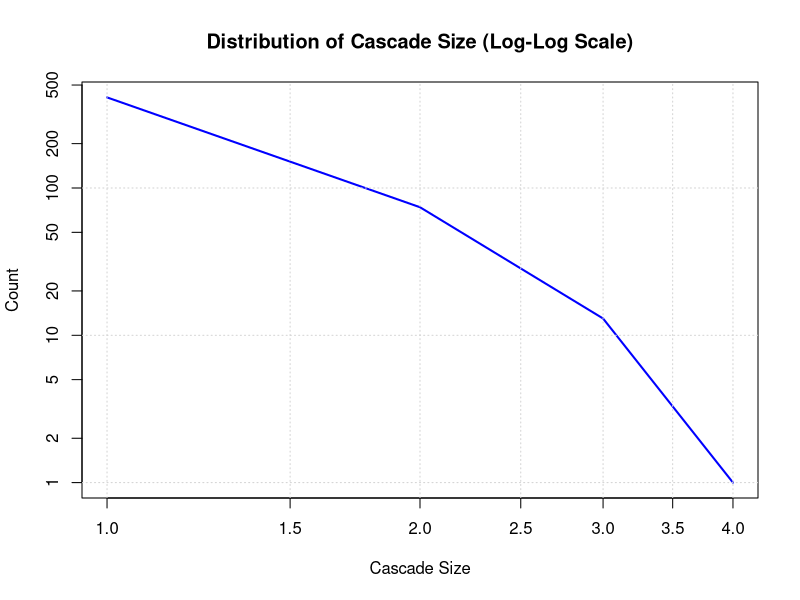

R code for this plot:
library(igraph)

# ICM simulation function
icm_simulation <- function(graph, seed_node, activation_prob) {
  V(graph)$active <- 0
  V(graph)[seed_node]$active <- 1
  newly_active <- seed_node
  
  while (length(newly_active) > 0) {
    next_active <- c()
    for (node in newly_active) {
      inactive_neighbors <- neighbors(graph, node)[V(graph)[neighbors(graph, node)]$active == 0]
      for (neighbor in inactive_neighbors) {
        if (runif(1) <= activation_prob) {
          V(graph)[neighbor]$active <- 1
          next_active <- c(next_active, neighbor)
        }
      }
    }
    newly_active <- unique(next_active)
  }
  return(sum(V(graph)$active))  # Cascade size
}

# Parameters
ring <- make_ring(100)           # Larger graph for more variability
seed_node <- 1
activation_prob <- 0.1           # Low prob for heavy-tailed cascades
u <- 500                       # High number of simulations

# Run simulations
cascade_sizes <- numeric(u)
for (i in 1:u) {
  cascade_sizes[i] <- icm_simulation(ring, seed_node, activation_prob)
}

# Frequency table
cascade_freq <- table(cascade_sizes)

# Prepare for log-log plot
x <- as.numeric(names(cascade_freq))
y <- as.numeric(cascade_freq)

# Plot: log-log scale
plot(x, y,
     log = "xy", col = "blue", type = "l", lwd = 2,
     xlab = "Cascade Size",
     ylab = "Count",
     main = "Distribution of Cascade Size (Log-Log Scale)")
grid()
